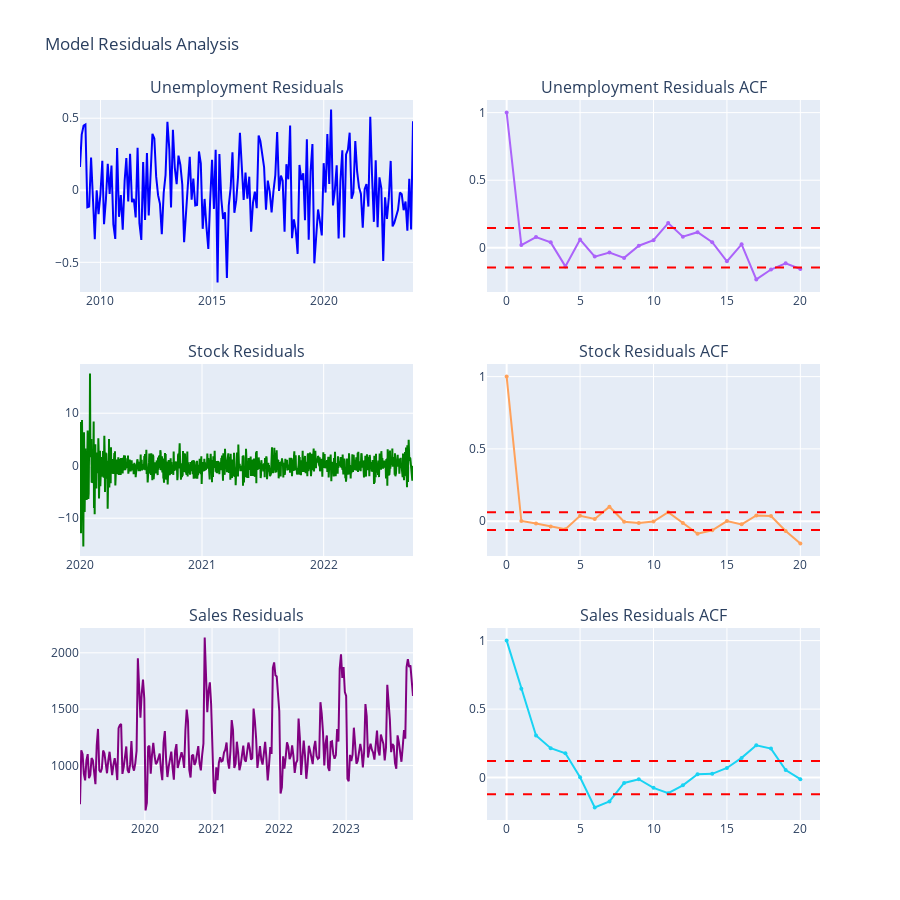

The notebook cell saved with this chart:
### Code cell
# 4. MODEL DIAGNOSTICS AND VALIDATION
print(" 4. MODEL DIAGNOSTICS & VALIDATION")
print("=" * 34)

def model_diagnostics(model, series_name):
 """Perform comprehensive model diagnostics"""
 print(f"\n{series_name} Model Diagnostics:")

 # Residual analysis
 residuals = model.resid

 print(f"• Residual mean: {residuals.mean():.6f}")
 print(f"• Residual std: {residuals.std():.4f}")
 print(f"• Residual skewness: {residuals.skew():.3f}")
 print(f"• Residual kurtosis: {residuals.kurtosis():.3f}")

 # Ljung-Box test for residual autocorrelation
 lb_test = acorr_ljungbox(residuals, lags=10, return_df=True)
 lb_pvalue = lb_test['lb_pvalue'].iloc[-1] # 10-lag test

 print(f"• Ljung-Box test (10 lags): p-value = {lb_pvalue:.4f}")
 if lb_pvalue > 0.05:
     print("   No significant residual autocorrelation")
 else:
     print("   Residual autocorrelation detected")

 # Jarque-Bera test for normality
 try:
     from scipy.stats import jarque_bera
     jb_stat, jb_pvalue = jarque_bera(residuals.dropna())
     print(f"• Jarque-Bera test: p-value = {jb_pvalue:.4f}")
     if jb_pvalue > 0.05:
         print("   Residuals appear normally distributed")
     else:
         print("   Residuals not normally distributed")
 except:
     print("• Jarque-Bera test not available")

 return residuals

# Run diagnostics for all models
unemployment_residuals = model_diagnostics(unemployment_model, "Unemployment")
stock_residuals = model_diagnostics(stock_model, "Stock Returns")
sales_residuals = model_diagnostics(sales_model, "Sales")

# Visualize residuals
fig_residuals = make_subplots(
 rows=3, cols=2,
 subplot_titles=['Unemployment Residuals', 'Unemployment Residuals ACF',
 'Stock Residuals', 'Stock Residuals ACF',
 'Sales Residuals', 'Sales Residuals ACF'],
 vertical_spacing=0.1
)

# Unemployment residuals
fig_residuals.add_trace(
 go.Scatter(x=unemployment_residuals.index, y=unemployment_residuals,
 mode='lines', name='Unemployment Residuals', line=dict(color='blue')),
 row=1, col=1
)

# Stock residuals
fig_residuals.add_trace(
 go.Scatter(x=stock_residuals.index, y=stock_residuals,
 mode='lines', name='Stock Residuals', line=dict(color='green')),
 row=2, col=1
)

# Sales residuals
fig_residuals.add_trace(
 go.Scatter(x=sales_residuals.index, y=sales_residuals,
 mode='lines', name='Sales Residuals', line=dict(color='purple')),
 row=3, col=1
)

# ACF of residuals
for i, (residuals, name) in enumerate([(unemployment_residuals, 'Unemployment'),
                                      (stock_residuals, 'Stock'),
                                      (sales_residuals, 'Sales')]):
    acf_resid = acf(residuals.dropna(), nlags=20)
    lags = np.arange(len(acf_resid))

    fig_residuals.add_trace(
        go.Scatter(x=lags, y=acf_resid, mode='markers+lines',
                  name=f'{name} ACF', marker=dict(size=4)),
        row=i+1, col=2
    )

    # Add significance bounds (approximate)
    n = len(residuals.dropna())
    bound = 1.96 / np.sqrt(n)
    fig_residuals.add_hline(y=bound, line_dash="dash", line_color="red", row=i+1, col=2)
    fig_residuals.add_hline(y=-bound, line_dash="dash", line_color="red", row=i+1, col=2)

fig_residuals.update_layout(height=900, title="Model Residuals Analysis", showlegend=False)
fig_residuals.show()

# Information criteria comparison
print(f"\n Model Comparison (Information Criteria):")
models_ic = pd.DataFrame({
 'Model': ['Unemployment ARIMA', 'Stock Returns ARIMA', 'Sales Model'],
 'Order': [str(unemployment_model.model.order),
 str(stock_model.model.order),
 str(getattr(sales_model.model, 'order', 'SARIMA'))],
 'AIC': [unemployment_model.aic, stock_model.aic, sales_model.aic],
 'BIC': [unemployment_model.bic, stock_model.bic, sales_model.bic],
 'Log-Likelihood': [unemployment_model.llf, stock_model.llf, sales_model.llf]
})

print(models_ic.to_string(index=False, float_format='%.2f'))

# Model fit quality
print(f"\nModel Fit Quality:")
for name, model, series in [('Unemployment', unemployment_model, unemployment_df['unemployment_rate']),
                            ('Stock Returns', stock_model, stock_df['returns']),
                            ('Sales', sales_model, sales_df['sales'])]:

    fitted_values = model.fittedvalues
    original_values = series[fitted_values.index]

    # Calculate fit statistics
    mse = mean_squared_error(original_values, fitted_values)
    mae = mean_absolute_error(original_values, fitted_values)

    # Pseudo R-squared (proportion of variance explained)
    ss_res = np.sum((original_values - fitted_values) ** 2)
    ss_tot = np.sum((original_values - original_values.mean()) ** 2)
    r_squared = 1 - (ss_res / ss_tot)

    print(f"• {name}:")
    print(f"   MSE: {mse:.4f}")
    print(f"   MAE: {mae:.4f}")
    print(f"   Pseudo R²: {r_squared:.3f}")

### Figure 1 — Plotly figure (JSON) as saved in the notebook; plotly's stock layout.template omitted (floating-point values rounded to 4 significant figures; data arrays with more than 128 entries replaced by an {"elided": "..."} marker saying what was removed)
{"data": [{"line": {"color": "blue"}, "mode": "lines", "name": "Unemployment Residuals", "type": "scatter", "x": {"elided": "180 str values"}, "xaxis": "x", "y": {"elided": "180 float values"}, "yaxis": "y"}, {"line": {"color": "green"}, "mode": "lines", "name": "Stock Residuals", "type": "scatter", "x": {"elided": "1000 str values"}, "xaxis": "x3", "y": {"elided": "1000 float values"}, "yaxis": "y3"}, {"line": {"color": "purple"}, "mode": "lines", "name": "Sales Residuals", "type": "scatter", "x": {"elided": "260 str values"}, "xaxis": "x5", "y": {"elided": "260 float values"}, "yaxis": "y5"}, {"marker": {"size": 4}, "mode": "markers+lines", "name": "Unemployment ACF", "type": "scatter", "x": [0, 1, 2, 3, 4, 5, 6, 7, 8, 9, 10, 11, 12, 13, 14, 15, 16, 17, 18, 19, 20], "xaxis": "x2", "y": [1.0, 0.02031, 0.08024, 0.04066, -0.137, 0.06157, -0.0648, -0.03437, -0.07414, 0.01561, 0.05634, 0.1831, 0.083, 0.1157, 0.0416, -0.09974, 0.02622, -0.2332, -0.1603, -0.1137, -0.1561], "yaxis": "y2"}, {"marker": {"size": 4}, "mode": "markers+lines", "name": "Stock ACF", "type": "scatter", "x": [0, 1, 2, 3, 4, 5, 6, 7, 8, 9, 10, 11, 12, 13, 14, 15, 16, 17, 18, 19, 20], "xaxis": "x4", "y": [1.0, 0.001007, -0.01697, -0.03734, -0.05551, 0.03643, 0.01549, 0.09985, -0.003753, -0.013, -0.002831, 0.06174, -0.01355, -0.08747, -0.06365, 0.0001388, -0.02234, 0.03947, 0.03605, -0.06806, -0.154], "yaxis": "y4"}, {"marker": {"size": 4}, "mode": "markers+lines", "name": "Sales ACF", "type": "scatter", "x": [0, 1, 2, 3, 4, 5, 6, 7, 8, 9, 10, 11, 12, 13, 14, 15, 16, 17, 18, 19, 20], "xaxis": "x6", "y": [1.0, 0.6482, 0.3076, 0.2144, 0.1777, 0.002248, -0.2173, -0.1741, -0.03884, -0.01149, -0.07466, -0.1135, -0.05619, 0.02508, 0.02755, 0.07052, 0.1441, 0.2357, 0.2117, 0.05572, -0.0111], "yaxis": "y6"}], "layout": {"annotations": [{"font": {"size": 16}, "showarrow": false, "text": "Unemployment Residuals", "x": 0.225, "xanchor": "center", "xref": "paper", "y": 1, "yanchor": "bottom", "yref": "paper"}, {"font": {"size": 16}, "showarrow": false, "text": "Unemployment Residuals ACF", "x": 0.775, "xanchor": "center", "xref": "paper", "y": 1, "yanchor": "bottom", "yref": "paper"}, {"font": {"size": 16}, "showarrow": false, "text": "Stock Residuals", "x": 0.225, "xanchor": "center", "xref": "paper", "y": 0.6333, "yanchor": "bottom", "yref": "paper"}, {"font": {"size": 16}, "showarrow": false, "text": "Stock Residuals ACF", "x": 0.775, "xanchor": "center", "xref": "paper", "y": 0.6333, "yanchor": "bottom", "yref": "paper"}, {"font": {"size": 16}, "showarrow": false, "text": "Sales Residuals", "x": 0.225, "xanchor": "center", "xref": "paper", "y": 0.2667, "yanchor": "bottom", "yref": "paper"}, {"font": {"size": 16}, "showarrow": false, "text": "Sales Residuals ACF", "x": 0.775, "xanchor": "center", "xref": "paper", "y": 0.2667, "yanchor": "bottom", "yref": "paper"}], "height": 900, "shapes": [{"line": {"color": "red", "dash": "dash"}, "type": "line", "x0": 0, "x1": 1, "xref": "x2 domain", "y0": 0.1461, "y1": 0.1461, "yref": "y2"}, {"line": {"color": "red", "dash": "dash"}, "type": "line", "x0": 0, "x1": 1, "xref": "x2 domain", "y0": -0.1461, "y1": -0.1461, "yref": "y2"}, {"line": {"color": "red", "dash": "dash"}, "type": "line", "x0": 0, "x1": 1, "xref": "x4 domain", "y0": 0.06198, "y1": 0.06198, "yref": "y4"}, {"line": {"color": "red", "dash": "dash"}, "type": "line", "x0": 0, "x1": 1, "xref": "x4 domain", "y0": -0.06198, "y1": -0.06198, "yref": "y4"}, {"line": {"color": "red", "dash": "dash"}, "type": "line", "x0": 0, "x1": 1, "xref": "x6 domain", "y0": 0.1216, "y1": 0.1216, "yref": "y6"}, {"line": {"color": "red", "dash": "dash"}, "type": "line", "x0": 0, "x1": 1, "xref": "x6 domain", "y0": -0.1216, "y1": -0.1216, "yref": "y6"}], "showlegend": false, "title": {"text": "Model Residuals Analysis"}, "xaxis": {"anchor": "y", "domain": [0, 0.45]}, "xaxis2": {"anchor": "y2", "domain": [0.55, 1]}, "xaxis3": {"anchor": "y3", "domain": [0, 0.45]}, "xaxis4": {"anchor": "y4", "domain": [0.55, 1]}, "xaxis5": {"anchor": "y5", "domain": [0, 0.45]}, "xaxis6": {"anchor": "y6", "domain": [0.55, 1]}, "yaxis": {"anchor": "x", "domain": [0.7333, 1]}, "yaxis2": {"anchor": "x2", "domain": [0.7333, 1]}, "yaxis3": {"anchor": "x3", "domain": [0.3667, 0.6333]}, "yaxis4": {"anchor": "x4", "domain": [0.3667, 0.6333]}, "yaxis5": {"anchor": "x5", "domain": [0, 0.2667]}, "yaxis6": {"anchor": "x6", "domain": [0, 0.2667]}}}
